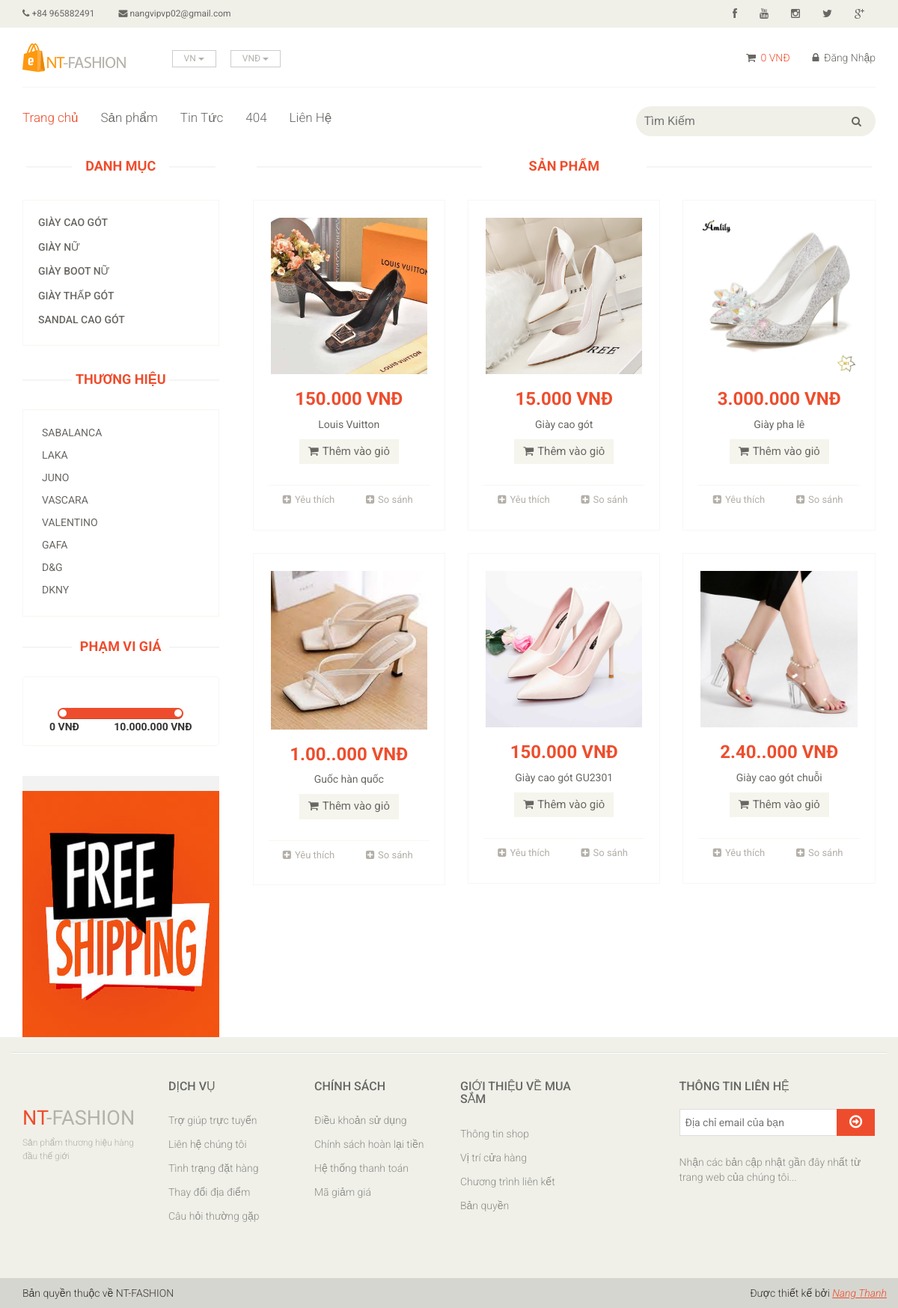
Page /productbycat.php?catid=12 on the committed database.
### tables this page shows
CREATE TABLE `t_category` (
  `id_cat` int(10) UNSIGNED NOT NULL,
  `name_cat` varchar(255) NOT NULL
);

CREATE TABLE `t_brand` (
  `id_brand` int(10) UNSIGNED NOT NULL,
  `name_brand` varchar(255) NOT NULL
);

CREATE TABLE `t_product` (
  `id_product` int(10) UNSIGNED NOT NULL,
  `name_product` varchar(255) NOT NULL,
  `quantity_product` varchar(50) NOT NULL,
  `id_cat` int(10) UNSIGNED NOT NULL,
  `id_brand` int(10) UNSIGNED NOT NULL,
  `desc_product` text NOT NULL,
  `type` int(10) NOT NULL,
  `price` varchar(255) NOT NULL,
  `image` varchar(255) NOT NULL
);

### lib/database.php (called while the page is built, shortened)
<?php
class Database
{
    public $host = dbhost;
    public $user = dbuser;
    public $pass = dbpass;
    public $dbname = dbname;
    public $link;
    private function connectDB()
    {
        $this->link = new mysqli(
            $this->host,
            $this->user,
            $this->pass,
            $this->dbname
        );
    }
    public function select($query)
    {
        $result = $this->link->query($query) or
            die($this->link->error . __LINE__);
        if ($result->num_rows > 0) {
            return $result;
        } else {
            return false;
        }
    }
}

### classes/category.php (called while the page is built, shortened)
<?php
$filepath = realpath(dirname(__FILE__));
include_once($filepath.'/../lib/database.php');
include_once($filepath.'/../helpers/format.php');
?>
<?php
class Category
{
    private $db;
    public function __construct()
    {
        $this->db = new Database();
    }
    public function get_cat_new(){
        $query = "SELECT * FROM t_category";
        $result = $this->db->select($query);
        return $result;
    }
    public function get_product_by_cat($catid){
        $query = "SELECT * FROM t_product WHERE id_cat = '$catid' ORDER BY id_cat DESC LIMIT 6";
        $result = $this->db->select($query);
        return $result;
    }
}
?>

### classes/brand.php (called while the page is built, shortened)
<?php
$filepath = realpath(dirname(__FILE__));
include_once($filepath.'/../lib/database.php');
include_once($filepath.'/../helpers/format.php');
?>
<?php
class Brand
{
    private $db;
    public function __construct()
    {
        $this->db = new Database();
    }
    public function get_brand_new(){
        $query = "SELECT * FROM t_brand";
        $result = $this->db->select($query);
        return $result;
    }
}
?>

### helpers/format.php (called while the page is built, shortened)
<?php
class Format
{
    public function format_currency($n=0){
        $n = (string)$n;
        $n = strrev($n);
        $res = '';
        for($i = 0; $i < strlen($n); $i++){
            if($i%3 == 0 && $i != 0){
                $res.='.';
            }
            $res.=$n[$i];
        }
        return strrev($res);
        return $res;
    }
}

### productbycat.php (the view)
<?php
require('inc/header.php');
?>
<?php
require('inc/sliderleft.php');
?>
<?php
if (!isset($_GET['catid']) || $_GET['catid'] == NULL) {
    echo "<script> window.location = '404.php' </script>";
} else {
    $catid = $_GET['catid'];
}
?>
<div class="col-sm-9 padding-right">
    <div class="features_items">
        <div class="algintd" style="padding:5px">
            <h2 class="title text-center">Sản Phẩm</h2>
        </div>
        <?php
        $product_by_cat = $cat->get_product_by_cat($catid);
        if ($product_by_cat) {
            while ($result = $product_by_cat->fetch_assoc()) {
        ?>
                <div class="col-sm-4">
                    <div class="product-image-wrapper">
                        <div class="single-products">
                            <div class="productinfo text-center">
                                <a href="details.php?proid=<?php echo $result['id_product'] ?>"><img src="admin/uploadss/<?php echo $result['image'] ?>" alt="" /></a>
                                <h2><?php echo $fm->format_currency($result['price']) . " VNĐ" ?></h2>
                                <p><?php echo $result['name_product'] ?></p>
                                <a href="details.php?proid=<?php echo $result['id_product']?>" class="btn btn-default add-to-cart"><i class="fa fa-shopping-cart"></i>Thêm
                                    vào giỏ</a>
                            </div>
                        </div>
                        <div class="choose">
                            <ul class="nav nav-pills nav-justified">
                                <li><a href=""><i class="fa fa-plus-square"></i>Yêu thích</a></li>
                                <li><a href=""><i class="fa fa-plus-square"></i>So sánh</a></li>
                            </ul>
                        </div>
                    </div>
                </div>
        <?php
            }
        }
        ?>
    </div>
</div>
</div>
</div>
</section>
<?php
require('inc/footer.php');
?>

### inc/sliderleft.php (shortened to what this page needs)
<?php
include_once('lib/database.php');
include_once('helpers/format.php');
$fm = new Format();
$cat = new category();
$brand= new Brand();
?>
<section>
    <div class="container">
        <div class="row">
            <div class="col-sm-3">
                <div class="left-sidebar">
                    <div class="algintd" style="padding:5px">
                        <h2>Danh Mục</h2>
                    </div>
                    <div class="panel-group category-products" id="accordian">
                        <?php
                        $get_cat_new = $cat->get_cat_new();
                        if ($get_cat_new) {
                            while ($result = $get_cat_new->fetch_assoc()) {
                        ?>
                        <div class="panel panel-default">
                            <div class="panel-heading">
                                <h4 class="panel-title"><a href="productbycat.php?catid=<?php echo $result['id_cat'] ?>"><?php echo $result['name_cat'] ?></a></h4>
                            </div>
                        </div>
                        <?php
                            }
                        }
                        ?>
                    </div>
                    <div class="brands_products">
                        <h2>Thương Hiệu</h2>
                        <div class="brands-name">
                        <?php
                        $get_brand_new = $brand->get_brand_new();
                        if ($get_brand_new) {
                            while ($result = $get_brand_new->fetch_assoc()) {
                        ?>
                            <ul class="nav nav-pills nav-stacked">
                                <li>
                                    <a href="productbybrand.php?brandid=<?php echo $result['id_brand'] ?>"><?php echo $result['name_brand'] ?></a>
                                </li>
                            </ul>
                            <?php
                            }}
                            ?>
                        </div>
                    </div>
                    <div class="price-range">
                        <h2>Phạm Vi Giá</h2>
                        <div class="well text-center">
                                data-slider-step="5" data-slider-value="[0,10000000]" id="sl2" /><br />
                            <b class="pull-left">0 VNĐ</b> <b class="pull-right">10.000.000 VNĐ</b>
                        </div>
                    </div>
                    <div class="shipping text-center">
                        <img src="./images/home/shipping.jpg" alt="" />
                    </div>
                </div>
            </div>

### css/main.css (style rules this page uses)
body { font-family: "Roboto", sans-serif; position: relative; font-weight: 400px; }
ul li { list-style: none; }
a { -webkit-transition: 300ms; -moz-transition: 300ms; -o-transition: 300ms; transition: 300ms; }
h1, h2, h3, h4, h5, h6 { font-family: "Roboto", sans-serif; }
:root { --bg-primary: #ee4d2d; }
.category-products { border: 1px solid #f7f7f0; margin-bottom: 35px; padding-bottom: 20px; padding-top: 15px; }
.left-sidebar h2, .brands_products h2 { color: var(--bg-primary); font-family: "Roboto", sans-serif; font-size: 18px; font-weight: 700; margin: 0 auto 30px; text-align: center; text-transform: uppercase; position: relative; z-index: 3; }
.left-sidebar h2:after, h2.title:after { content: " "; position: absolute; border: 1px solid #f5f5f5; bottom: 8px; left: 0; width: 100%; height: 0; z-index: -2; }
.left-sidebar h2:before { content: " "; position: absolute; background: #fff; bottom: -6px; width: 130px; height: 30px; z-index: -1; left: 50%; margin-left: -65px; }
h2.title:before { content: " "; position: absolute; background: #fff; bottom: -6px; width: 220px; height: 30px; z-index: -1; left: 50%; margin-left: -110px; }
.category-products .panel { background-color: #ffffff; border: 0px; border-radius: 0px; box-shadow: none; margin-bottom: 0px; }
.category-products .panel-default .panel-heading { background-color: #ffffff; border: 0 none; color: #ffffff; padding: 5px 20px; }
.category-products .panel-default .panel-heading .panel-title a { color: #696763; font-family: "Roboto", sans-serif; font-size: 14px; text-decoration: none; text-transform: uppercase; }
.brands-name { border: 1px solid #f7f7f0; padding-bottom: 20px; padding-top: 15px; }
.brands-name .nav-stacked li a { background-color: #ffffff; color: #696763; font-family: "Roboto", sans-serif; font-size: 14px; padding: 5px 25px; text-decoration: none; text-transform: uppercase; }
.shipping { background-color: #f2f2f2; margin-top: 40px; overflow: hidden; padding-top: 20px; position: relative; }
.price-range { margin-top: 30px; }
.well { background-color: #ffffff; border: 1px solid #f7f7f0; border-radius: 4px; box-shadow: none; margin-bottom: 20px; min-height: 20px; padding: 35px; }
.padding-right { padding-right: 0; }
.features_items { overflow: hidden; }
h2.title { color: var(--bg-primary); font-family: "Roboto", sans-serif; font-size: 18px; font-weight: 700; margin: 0 15px; text-transform: uppercase; margin-bottom: 30px; position: relative; }
.product-image-wrapper { border: 1px solid #f7f7f5; overflow: hidden; margin-bottom: 30px; padding: 20px; }
.single-products { position: relative; padding: 3px; }
.productinfo h2 { color: var(--bg-primary); font-family: "Roboto", sans-serif; font-size: 24px; font-weight: 700; }
.productinfo p { font-family: "Roboto", sans-serif; font-size: 14px; font-weight: 400; color: #696763; }
.productinfo img { width: 100%; }
.productinfo { position: relative; }
.add-to-cart { background: #f5f5ed; border: 0 none; border-radius: 0; color: #696763; font-family: "Roboto", sans-serif; font-size: 15px; margin-bottom: 25px; }
.add-to-cart i { margin-right: 5px; }
.choose { border-top: 1px solid #f7f7f0; }
.choose ul li a { color: #b3afa8; font-family: "Roboto", sans-serif; font-size: 13px; padding-left: 0; padding-right: 0; }
.choose ul li a i { margin-right: 5px; }

### rows in the picture
t_category: name_cat "GIÀY CAO GÓT"
t_category: name_cat "GIÀY NỮ"
t_category: name_cat "GIÀY BOOT NỮ"
t_category: name_cat "GIÀY THẤP GÓT"
t_category: name_cat "SANDAL CAO GÓT"
t_brand: name_brand "SABALANCA"
t_brand: name_brand "LAKA"
t_brand: name_brand "JUNO"
t_brand: name_brand "VASCARA"
t_brand: name_brand "VALENTINO"
t_brand: name_brand "GAFA"
t_brand: name_brand "D&G"
t_brand: name_brand "DKNY"
t_product: image (picture), price "150.000", name_product "Louis Vuitton"
t_product: image (picture), price "15.000", name_product "Giày cao gót"
t_product: image (picture), price "3.000.000", name_product "Giày pha lê"
t_product: image (picture), price "1.00..000", name_product "Guốc hàn quốc"
t_product: image (picture), price "150.000", name_product "Giày cao gót GU2301"
t_product: image (picture), price "2.40..000", name_product "Giày cao gót chuỗi"
